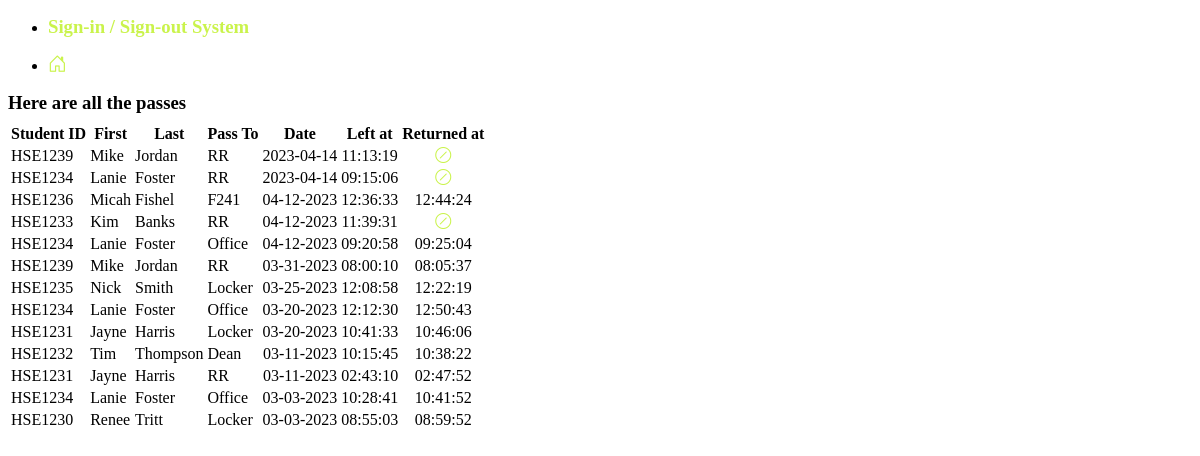
Screenshot of /all with the database file from the repository.
### tables this page shows
CREATE TABLE passes (
  id integer primary key autoincrement,
  student_id text,
  f_name text,
  l_name text,
  location text,
  pass_date date default(current_date),
  out_time time default(current_time),
  in_time time
);

### main.py (the view)
@app.route("/all")
def all():
  rows = q.get_all_passes()
  return render_template("all.html", rows=rows)

### queries.py (called while the page is built)
def get_all_passes():
  sql = """
  SELECT *
    FROM passes
    ORDER BY pass_date DESC, out_time DESC
  """
  results = db.execute(sql)
  return results

### templates/all.html
{% extends "base.html" %}
{% block content %}
<h3>Here are all the passes</h3>
<table>
  <tr>
    <th>Student ID</th>
    <th>First</th>
    <th>Last</th>
    <th>Pass To</th>
    <th class="mid">Date</th>
    <th class="mid">Left at</th>
    <th class="mid">Returned at</th>
  </tr>
  {% for row in rows %}
    <tr>
      <td>{{ row.student_id }}</td>
      <td>{{ row.f_name }}</td>
      <td>{{ row.l_name }}</td>
      <td>{{ row.location }}</td>
      <td class="mid">{{ row.pass_date }}</td>
      <td class="mid">{{ row.out_time }}</td>
      {% if row.in_time %}
        <td class="mid">{{ row.in_time }}</td>
      {% else %}
        <td class="clr mid"><i class="bi bi-slash-circle"></i></td>
      {% endif %}
    </tr>
  {% endfor %}
</table>
{% endblock %}

### templates/base.html (shortened to what this page needs)
<!doctype html>
<html lang="en" data-theme="dark">
  <head>
    <link rel="stylesheet" href="https://cdn.jsdelivr.net/npm/@picocss/pico@1/css/pico.min.css">
    <link rel="stylesheet" href="https://cdn.jsdelivr.net/npm/bootstrap-icons@1.10.4/font/bootstrap-icons.css">
    <link rel="stylesheet" href="/static/style.css">
  </head>
  <body>
    <main class="container">
      <nav>
        <ul><li><h3 class="clr">Sign-in / Sign-out</i> System</h3></li></ul>
        <ul>
          <li><h3><a href="/"><i class="bi bi-house-door clr"></i></a></h3></li>
        </ul>
      </nav>
      {% block content %}{% endblock %}
    </main>
  </body>
</html>

### static/style.css (style rules this page uses)
.clr { color:#caf34c; margin:0; }
nav h3 { margin:0; }
.mid { text-align:center; }
h1,h2,h3,h4,h5,h6 { margin:.5rem auto; }

### rows the page displays
passes: student_id "HSE1239", f_name "Mike", l_name "Jordan", location "RR", pass_date "2023-04-14", out_time "11:13:19"
passes: student_id "HSE1234", f_name "Lanie", l_name "Foster", location "RR", pass_date "2023-04-14", out_time "09:15:06"
passes: student_id "HSE1236", f_name "Micah", l_name "Fishel", location "F241", pass_date "04-12-2023", out_time "12:36:33", in_time "12:44:24"
passes: student_id "HSE1233", f_name "Kim", l_name "Banks", location "RR", pass_date "04-12-2023", out_time "11:39:31"
passes: student_id "HSE1234", f_name "Lanie", l_name "Foster", location "Office", pass_date "04-12-2023", out_time "09:20:58", in_time "09:25:04"
passes: student_id "HSE1239", f_name "Mike", l_name "Jordan", location "RR", pass_date "03-31-2023", out_time "08:00:10", in_time "08:05:37"
passes: student_id "HSE1235", f_name "Nick", l_name "Smith", location "Locker", pass_date "03-25-2023", out_time "12:08:58", in_time "12:22:19"
passes: student_id "HSE1234", f_name "Lanie", l_name "Foster", location "Office", pass_date "03-20-2023", out_time "12:12:30", in_time "12:50:43"
passes: student_id "HSE1231", f_name "Jayne", l_name "Harris", location "Locker", pass_date "03-20-2023", out_time "10:41:33", in_time "10:46:06"
passes: student_id "HSE1232", f_name "Tim", l_name "Thompson", location "Dean", pass_date "03-11-2023", out_time "10:15:45", in_time "10:38:22"
passes: student_id "HSE1231", f_name "Jayne", l_name "Harris", location "RR", pass_date "03-11-2023", out_time "02:43:10", in_time "02:47:52"
passes: student_id "HSE1234", f_name "Lanie", l_name "Foster", location "Office", pass_date "03-03-2023", out_time "10:28:41", in_time "10:41:52"
passes: student_id "HSE1230", f_name "Renee", l_name "Tritt", location "Locker", pass_date "03-03-2023", out_time "08:55:03", in_time "08:59:52"
